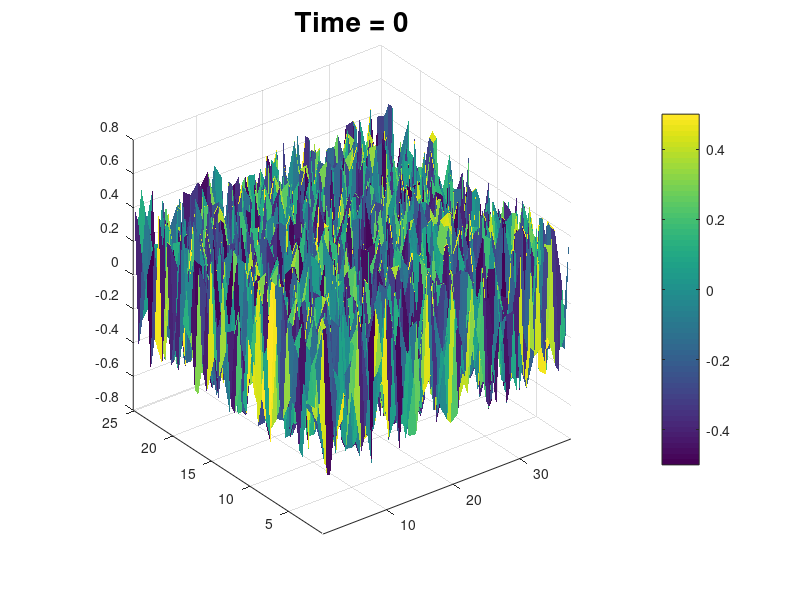

Here is the MATLAB script that generated this plot: (Note: this script raises an error after producing the figure.)
%% Swift-Hohenberg Equation On a Rectangle
% u_t = -Lap^2 u - Lap u + Pu + f(u), where
% f(u) = su^2 - u^3, P = -0.9, s = 1
% With stabalized Laplacian operator
% Time stepping - modified SBDF2
%% Computational Parameters               
N = 50;              % Number of grid points in one direction
Nt = 1e2;            % Number of time steps
opOrd = 2;           % Order of the spatial operator
plotgap = 1e0;       % Number of time steps between plots
%% Physical Parameters                    
R = 6;             % Major radius
r = 4;             % Minor radius
Tfinal = 10;       % Length of the simulation
P = .1;            % "Heat bath" coefficient
s = 1;             % Coupling coefficient 
f = @(x) s*x.^2 - x.^3;          % Nonlinear part
%% Grids     
Lx = 2*pi*R;  Ly = 2*pi*r;   % Sides of the rectangle
L = R+r+3;                   % Half of the side length of the cube
dx = 2*L/N;                  % Spatial resolution
x = dx:dx:Lx;                % 1d grid in x direction
y = dx:dx:Ly;                % 1d grid in y direction
[X, Y] = meshgrid(x, y);     % Embedding grid
dt = Tfinal/Nt;              % Time step size
%% Spatial Operators                      
fprintf('Setting up operators ... '), tic
Ix = speye(length(x));   Iy = speye(length(y));
Dxx = gallery('circul', sparse([-2 1 zeros(1, length(x)-3) 1]))/(dx^2);
Dyy = gallery('circul', sparse([-2 1 zeros(1, length(y)-3) 1]))/(dx^2);
Lap = kron(Ix, Dyy) + kron(Dxx, Iy);
%% Time Stepping Operators                
I = speye(size(Lap));               % Identity matrix 
lrhs = -Lap^2 - Lap + (P-1)*I;      % Linear part of the right hand side
A = 3*I - 2*dt*lrhs;                % Implicit time step operator 
[iLL, iUU] = ilu(A);                % Preconditioners for gmres       
fprintf('done after %2.2f seconds. \n', toc)
%% Initial Condition                      
%u = cos(X/R).*sin(Y/r); 
u = rand(size(X)) - 0.5;  
%L2norm = norm(u, 2);
%% Initial Plot                           
fig1 = figure(1);
lims = [dx Lx dx Ly];
s = surf(X, Y, u, 'edgecolor', 'none'); 
colorbar, axis(lims), axis square%, axis off     
title('Time = 0', 'FontSize', 20); drawnow
%% Time Integration                       
vidObj = VideoWriter('../Pictures_Movies/SH_Torus_MCNAB.avi');    % Creating video file
vidObj.FrameRate = 1;  open(vidObj);                              % Opening video file
fprintf('Staring time integration ... '), tic

u = u(:);
% One step with Euler to get the "second IC"
[unew, ~] = gmres(I - dt*lrhs, u + dt*f(u), [], 1e-9, 100, iLL, iUU, u); 
uold = u; u = unew;  

% SBDF2
for t = 2:Nt       
    % Stabilized Implicit Closest Point Step
    rhs = 4*u - uold + dt*( 4*f(u) - 2*f(uold) );
    [unew, ~] = gmres(A, rhs, [], 1e-9, 100, iLL, iUU, u); 
    uold = u;  u = unew;
    
    if ( mod(t, plotgap) == 0 || ~(Nt-t) )         % Plotting
        uplot = reshape(u, size(X));
        s.CData = uplot;  s.ZData = uplot;  
        title(['Time = ', num2str(t*dt, 3)])
        drawnow
        writeVideo(vidObj, getframe(fig1));
    end
end
close(vidObj);  fprintf('done after %2.1f seconds \n', toc)



%